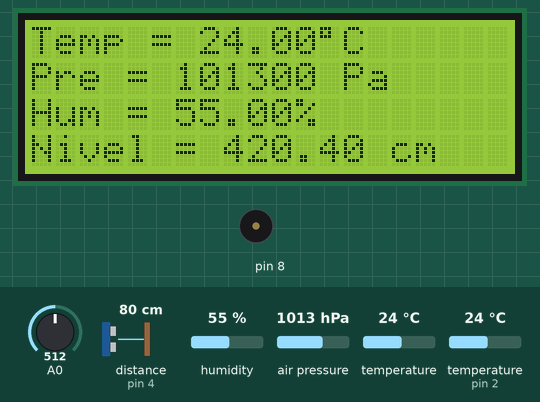
This sketch was run on a simulated Arduino Uno, built with avr-gcc and run on an emulated ATmega328P. On the bench: 20×4 character LCD, buzzer (waves = sounding). Wiring (inferred from the names in the program): ultrasonic range finder: trigger pin 3; echo pin 4. The inputs (shaded band) are chosen by the test bench; at power-on: temperature 24 °C, distance to the obstacle (sensor on pin 4) 80 cm, humidity 55 %, A0 = 512, temperature (sensor on pin 2) 24 °C, air pressure 1013 hPa. The echo pulse lasts 58.3 µs per cm.

Above: at 2.7 s.
2.8 s: temperature (sensor 0) set to 34.3 °C
At 7.6 s:
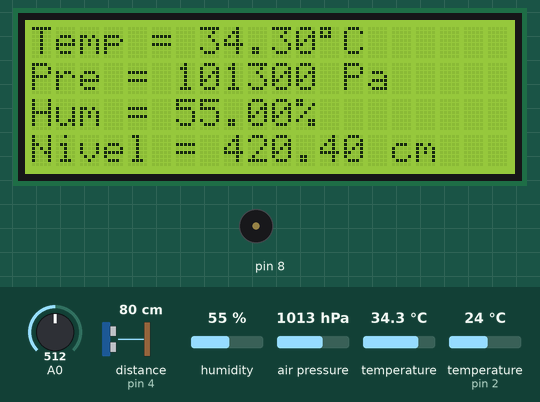
13.3 s: temperature (sensor 0) set to 35.4 °C
At 19.8 s:
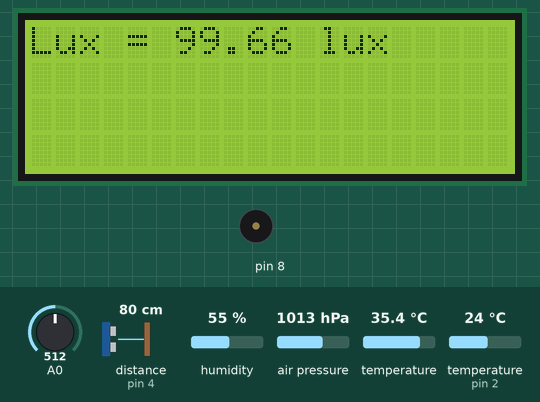
24.1 s: distance to the obstacle (sensor on pin 4) set to 2 cm
At 27.36 s:
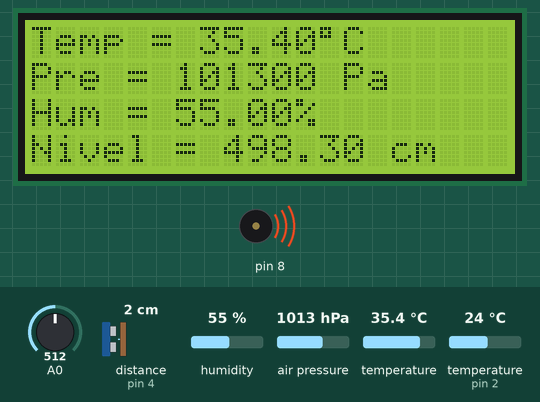
29.8 s: humidity set to 22 %
At 34.4 s:
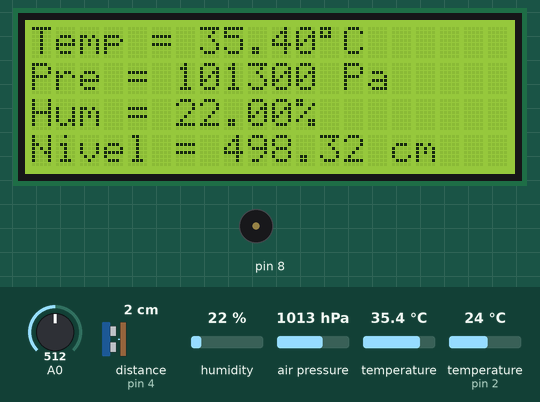
35.5 s: A0 set to 716
At 40.9 s:
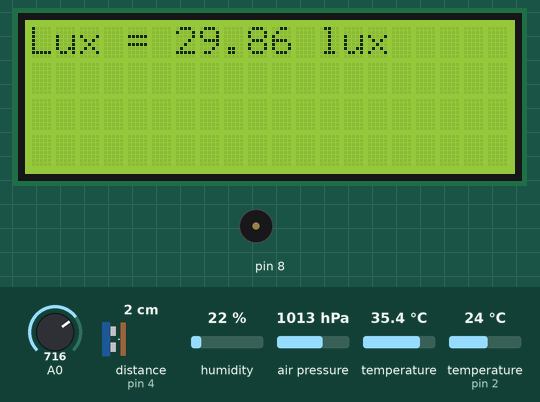
41.3 s: temperature (sensor on pin 2) set to 28 °C
At 42.62 s:
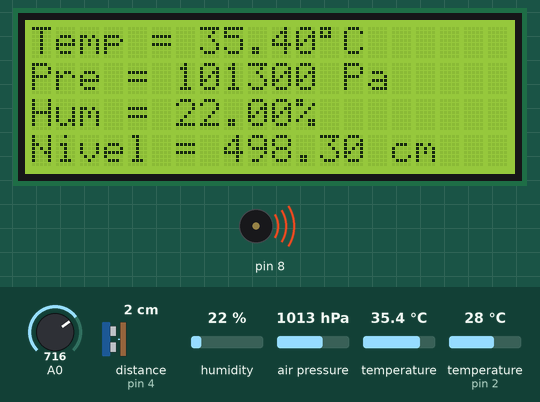
Timing chart, 0 to 48.0 s (numbered marks = the images above; inputs shaded):
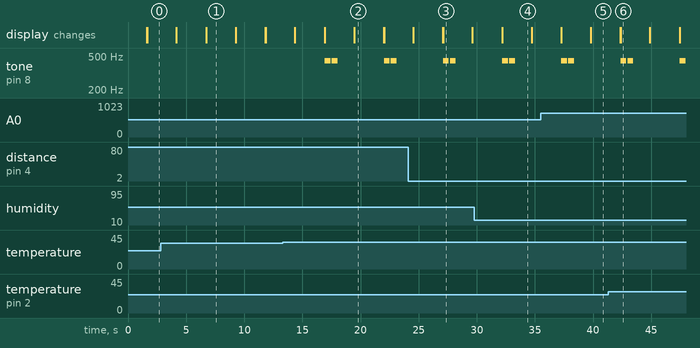

The sketch:

main.ino
```cpp
#include <Wire.h>
#include <Adafruit_BMP085.h>
#include "DHT.h"
#include <LiquidCrystal_I2C.h>

#define I2C_ADDR    0x27
#define LCD_COLUMNS 20
#define LCD_LINES   4
LiquidCrystal_I2C lcd(I2C_ADDR, LCD_COLUMNS, LCD_LINES);

#define DHTPIN 2     // Pin donde está conectado el sensor
#define DHTTYPE DHT22   // Sensor DHT22
DHT dht(DHTPIN, DHTTYPE);

Adafruit_BMP085 bmp;

#define PIN_TRIG 3
#define PIN_ECHO 4
#define multDist 0.017132877
int altura = 500;

void setup() {
  Serial.begin(9600);

  if (!bmp.begin()) {
    Serial.println("Could not find a valid BMP085 sensor, check wiring!");
    while (1) {}
  }

  dht.begin();

  lcd.init();
  lcd.backlight();
  // you can now interact with the LCD, e.g.:
  lcd.print("Iniciando...");
  delay(1500);

  pinMode(PIN_TRIG, OUTPUT);
  pinMode(PIN_ECHO, INPUT);
}

void loop() {
    String temperature = "Temp = ";
    float temp = bmp.readTemperature();
    temperature += temp;
    lcd.clear();
    lcd.print(temperature);
    lcd.write(223);
    lcd.print("C");

    String pressure = "Pre = ";
    pressure += bmp.readPressure();
    pressure += " Pa";
    lcd.setCursor(0, 1);
    lcd.print(pressure);

    String humidity = "Hum = ";
    humidity += dht.readHumidity();
    humidity += "%";
    lcd.setCursor(0, 2);
    lcd.print(humidity);

    // Start a new measurement:
    digitalWrite(PIN_TRIG, LOW);  //para generar un pulso limpio ponemos a LOW 4us
    delayMicroseconds(4);
    digitalWrite(PIN_TRIG, HIGH);
    delayMicroseconds(10);
    digitalWrite(PIN_TRIG, LOW);

    // Read the result:
    int duration = pulseIn(PIN_ECHO, HIGH);
    lcd.setCursor(0, 3);
    lcd.print("Nivel = ");
    lcd.print((altura - (duration * multDist)));
    lcd.print(" cm");

    int buzzed = 0;
    if((altura - duration * multDist) <= 100.0){
      tone(8, 580, 1000);
    }else if(temp >= 35.0){
      tone(8, 440, 500);
      delay(600);
      tone(8, 440, 500);
      buzzed = 600;
    }

    delay(2500-buzzed);

    // These constants should match the photoresistor's "gamma" and "rl10" attributes
    const float GAMMA = 0.7;
    const float RL10 = 50;

    // Convert the analog value into lux value:
    int analogValue = analogRead(A0);
    float voltage = analogValue / 1024. * 5;
    float resistance = 2000 * voltage / (1 - voltage / 5);
    float lux = pow(RL10 * 1e3 * pow(10, GAMMA) / resistance, (1 / GAMMA));
    lcd.clear();
    lcd.print("Lux = ");
    lcd.print(lux);
    lcd.print(" lux");

    delay(2500);


    /*float h = dht.readHumidity(); //Leemos la Humedad
    float t = dht.readTemperature(); //Leemos la temperatura en grados Celsius
    float f = dht.readTemperature(true); //Leemos la temperatura en grados Fahrenheit
    //--------Enviamos las lecturas por el puerto serial-------------
    Serial.print("Humedad ");
    Serial.print(h);
    Serial.print(" %t");
    Serial.print("Temperatura: ");
    Serial.print(t);
    Serial.print(" *C ");
    Serial.print(f);
    Serial.println(" *F");*/
}
```

Measured:
- the behaviour switches between 34.9 and 35 °C on temperature (sensor 0) (found by bisection; images 1 and 2)
- after the input at 13.3 s, tone on pin 8: plays 440 Hz for 0.50 s, 440 Hz for 0.50 s, 440 Hz for 0.50 s, 440 Hz for 0.50 s, starting after 3.6 s
- what the display in image 1 shows lasts 2.6 s, from 6.7 s to 9.3 s
- what the display in image 2 shows lasts 2.6 s, from 19.4 s to 22.0 s
